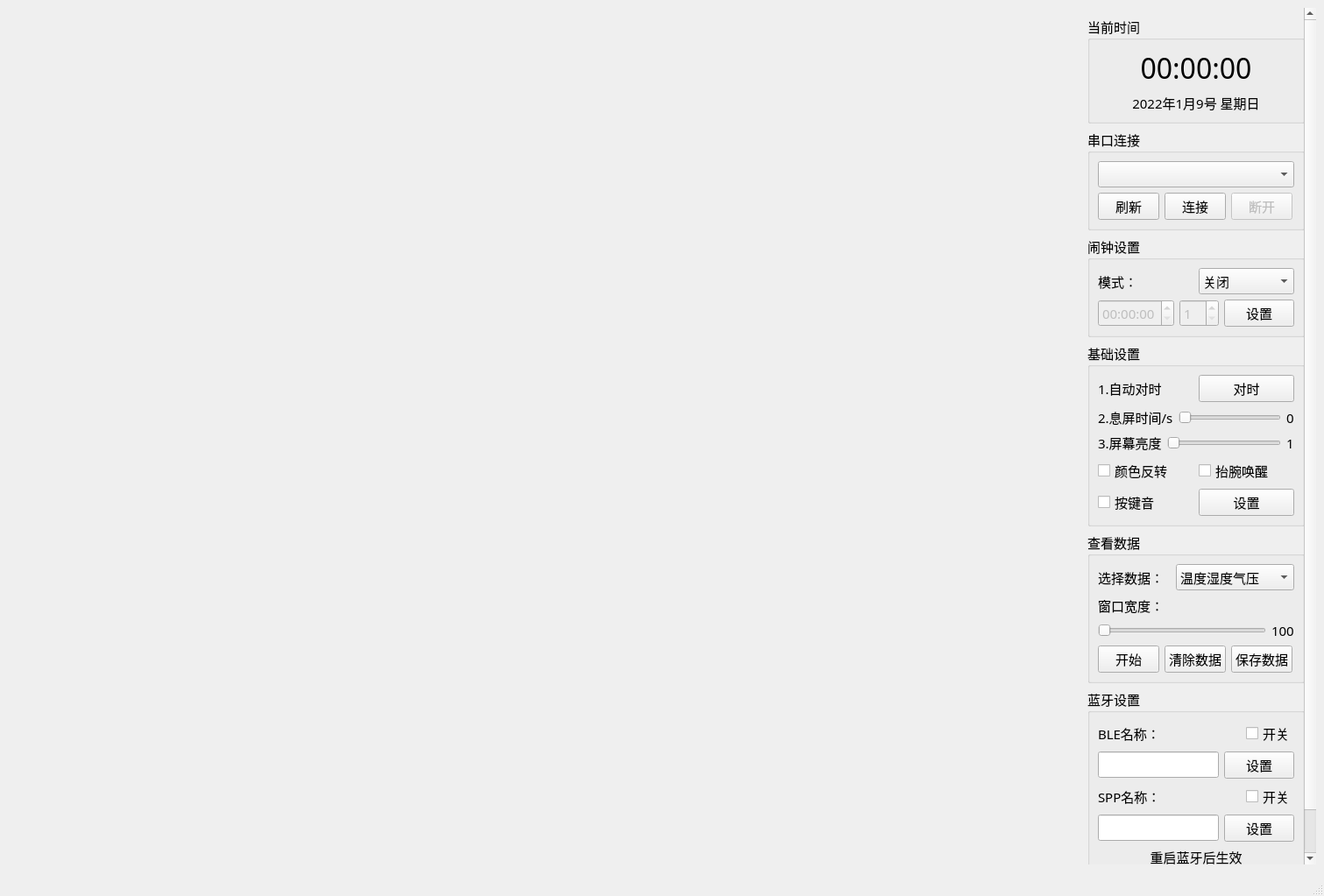
<?xml version="1.0" encoding="UTF-8"?>
<ui version="4.0">
 <class>MainWindow</class>
 <widget class="QMainWindow" name="MainWindow">
  <property name="geometry">
   <rect>
    <x>0</x>
    <y>0</y>
    <width>1511</width>
    <height>1023</height>
   </rect>
  </property>
  <property name="sizePolicy">
   <sizepolicy hsizetype="Fixed" vsizetype="Fixed">
    <horstretch>0</horstretch>
    <verstretch>0</verstretch>
   </sizepolicy>
  </property>
  <property name="minimumSize">
   <size>
    <width>1100</width>
    <height>800</height>
   </size>
  </property>
  <property name="font">
   <font>
    <family>微软雅黑</family>
    <pointsize>11</pointsize>
   </font>
  </property>
  <property name="windowTitle">
   <string>iWatch Monitor - by ZeekiChen</string>
  </property>
  <property name="windowIcon">
   <iconset>
    <normaloff>icon.ico</normaloff>icon.ico</iconset>
  </property>
  <property name="statusTip">
   <string/>
  </property>
  <property name="tabShape">
   <enum>QTabWidget::Rounded</enum>
  </property>
  <widget class="QWidget" name="centralwidget">
   <layout class="QHBoxLayout" name="horizontalLayout_4" stretch="1,0">
    <item>
     <layout class="QVBoxLayout" name="plotLayout_1"/>
    </item>
    <item>
     <widget class="QScrollArea" name="scrollArea">
      <property name="minimumSize">
       <size>
        <width>270</width>
        <height>0</height>
       </size>
      </property>
      <property name="frameShape">
       <enum>QFrame::NoFrame</enum>
      </property>
      <property name="horizontalScrollBarPolicy">
       <enum>Qt::ScrollBarAlwaysOff</enum>
      </property>
      <property name="widgetResizable">
       <bool>true</bool>
      </property>
      <widget class="QWidget" name="scrollAreaWidgetContents">
       <property name="geometry">
        <rect>
         <x>0</x>
         <y>0</y>
         <width>288</width>
         <height>980</height>
        </rect>
       </property>
       <layout class="QVBoxLayout" name="verticalLayout_7" stretch="0,0,0,0,0,0,1,0">
        <item>
         <widget class="QGroupBox" name="groupBox_3">
          <property name="title">
           <string>当前时间</string>
          </property>
          <layout class="QVBoxLayout" name="verticalLayout_4">
           <item>
            <widget class="QLabel" name="label_time">
             <property name="sizePolicy">
              <sizepolicy hsizetype="Preferred" vsizetype="Preferred">
               <horstretch>0</horstretch>
               <verstretch>0</verstretch>
              </sizepolicy>
             </property>
             <property name="font">
              <font>
               <family>微软雅黑</family>
               <pointsize>24</pointsize>
              </font>
             </property>
             <property name="text">
              <string>00:00:00</string>
             </property>
             <property name="alignment">
              <set>Qt::AlignCenter</set>
             </property>
            </widget>
           </item>
           <item>
            <widget class="QLabel" name="label_date">
             <property name="text">
              <string>2022年1月9号 星期日</string>
             </property>
             <property name="alignment">
              <set>Qt::AlignCenter</set>
             </property>
            </widget>
           </item>
          </layout>
         </widget>
        </item>
        <item>
         <widget class="QGroupBox" name="groupBox">
          <property name="title">
           <string>串口连接</string>
          </property>
          <layout class="QVBoxLayout" name="verticalLayout">
           <item>
            <widget class="QComboBox" name="comboBox_serialList">
             <property name="sizePolicy">
              <sizepolicy hsizetype="Expanding" vsizetype="Fixed">
               <horstretch>0</horstretch>
               <verstretch>0</verstretch>
              </sizepolicy>
             </property>
             <property name="maximumSize">
              <size>
               <width>250</width>
               <height>16777215</height>
              </size>
             </property>
            </widget>
           </item>
           <item>
            <layout class="QHBoxLayout" name="horizontalLayout">
             <item>
              <widget class="QPushButton" name="pushButton_refreshSerialList">
               <property name="maximumSize">
                <size>
                 <width>70</width>
                 <height>16777215</height>
                </size>
               </property>
               <property name="text">
                <string>刷新</string>
               </property>
              </widget>
             </item>
             <item>
              <widget class="QPushButton" name="pushButton_serialConnect">
               <property name="maximumSize">
                <size>
                 <width>70</width>
                 <height>16777215</height>
                </size>
               </property>
               <property name="text">
                <string>连接</string>
               </property>
              </widget>
             </item>
             <item>
              <widget class="QPushButton" name="pushButton_serialDisconnect">
               <property name="enabled">
                <bool>false</bool>
               </property>
               <property name="maximumSize">
                <size>
                 <width>70</width>
                 <height>16777215</height>
                </size>
               </property>
               <property name="text">
                <string>断开</string>
               </property>
              </widget>
             </item>
            </layout>
           </item>
          </layout>
         </widget>
        </item>
        <item>
         <widget class="QGroupBox" name="groupBox_2">
          <property name="title">
           <string>闹钟设置</string>
          </property>
          <layout class="QVBoxLayout" name="verticalLayout_2">
           <item>
            <layout class="QHBoxLayout" name="horizontalLayout_3">
             <item>
              <widget class="QLabel" name="label">
               <property name="text">
                <string>模式：</string>
               </property>
              </widget>
             </item>
             <item>
              <widget class="QComboBox" name="comboBox_alarmMode">
               <item>
                <property name="text">
                 <string>关闭</string>
                </property>
               </item>
               <item>
                <property name="text">
                 <string>单次</string>
                </property>
               </item>
               <item>
                <property name="text">
                 <string>每天</string>
                </property>
               </item>
               <item>
                <property name="text">
                 <string>工作日</string>
                </property>
               </item>
               <item>
                <property name="text">
                 <string>某一天</string>
                </property>
               </item>
              </widget>
             </item>
            </layout>
           </item>
           <item>
            <layout class="QHBoxLayout" name="horizontalLayout_2">
             <item>
              <widget class="QTimeEdit" name="timeEdit_alarmTime">
               <property name="enabled">
                <bool>false</bool>
               </property>
               <property name="currentSection">
                <enum>QDateTimeEdit::HourSection</enum>
               </property>
              </widget>
             </item>
             <item>
              <widget class="QSpinBox" name="spinBox_alarmDay">
               <property name="enabled">
                <bool>false</bool>
               </property>
               <property name="minimum">
                <number>1</number>
               </property>
               <property name="maximum">
                <number>31</number>
               </property>
              </widget>
             </item>
             <item>
              <widget class="QPushButton" name="pushButton_setAlarm">
               <property name="text">
                <string>设置</string>
               </property>
              </widget>
             </item>
            </layout>
           </item>
          </layout>
         </widget>
        </item>
        <item>
         <widget class="QGroupBox" name="groupBox_4">
          <property name="title">
           <string>基础设置</string>
          </property>
          <layout class="QVBoxLayout" name="verticalLayout_5">
           <item>
            <layout class="QHBoxLayout" name="horizontalLayout_5">
             <item>
              <widget class="QLabel" name="label_4">
               <property name="text">
                <string>1.自动对时</string>
               </property>
              </widget>
             </item>
             <item>
              <widget class="QPushButton" name="pushButton_setTime">
               <property name="text">
                <string>对时</string>
               </property>
              </widget>
             </item>
            </layout>
           </item>
           <item>
            <layout class="QHBoxLayout" name="horizontalLayout_6">
             <item>
              <widget class="QLabel" name="label_7">
               <property name="text">
                <string>2.息屏时间/s</string>
               </property>
              </widget>
             </item>
             <item>
              <widget class="QSlider" name="slider_screentime">
               <property name="maximum">
                <number>30</number>
               </property>
               <property name="orientation">
                <enum>Qt::Horizontal</enum>
               </property>
               <property name="tickPosition">
                <enum>QSlider::NoTicks</enum>
               </property>
               <property name="tickInterval">
                <number>0</number>
               </property>
              </widget>
             </item>
             <item>
              <widget class="QLabel" name="label_1">
               <property name="text">
                <string>0</string>
               </property>
              </widget>
             </item>
            </layout>
           </item>
           <item>
            <layout class="QHBoxLayout" name="horizontalLayout_7">
             <item>
              <widget class="QLabel" name="label_9">
               <property name="text">
                <string>3.屏幕亮度</string>
               </property>
              </widget>
             </item>
             <item>
              <widget class="QSlider" name="slider_brightness">
               <property name="minimum">
                <number>1</number>
               </property>
               <property name="maximum">
                <number>5</number>
               </property>
               <property name="orientation">
                <enum>Qt::Horizontal</enum>
               </property>
               <property name="tickPosition">
                <enum>QSlider::NoTicks</enum>
               </property>
               <property name="tickInterval">
                <number>1</number>
               </property>
              </widget>
             </item>
             <item>
              <widget class="QLabel" name="label_2">
               <property name="text">
                <string>1</string>
               </property>
              </widget>
             </item>
            </layout>
           </item>
           <item>
            <layout class="QGridLayout" name="gridLayout">
             <item row="0" column="1">
              <widget class="QCheckBox" name="checkBox_AWT">
               <property name="text">
                <string>抬腕唤醒</string>
               </property>
              </widget>
             </item>
             <item row="0" column="0">
              <widget class="QCheckBox" name="checkBox_inverse">
               <property name="text">
                <string>颜色反转</string>
               </property>
              </widget>
             </item>
             <item row="1" column="0">
              <widget class="QCheckBox" name="checkBox_keysound">
               <property name="text">
                <string>按键音</string>
               </property>
              </widget>
             </item>
             <item row="1" column="1">
              <widget class="QPushButton" name="pushButton_setConfig">
               <property name="text">
                <string>设置</string>
               </property>
              </widget>
             </item>
            </layout>
           </item>
          </layout>
         </widget>
        </item>
        <item>
         <widget class="QGroupBox" name="groupBox_5">
          <property name="title">
           <string>查看数据</string>
          </property>
          <layout class="QVBoxLayout" name="verticalLayout_9">
           <item>
            <layout class="QHBoxLayout" name="horizontalLayout_9">
             <item>
              <widget class="QLabel" name="label_3">
               <property name="text">
                <string>选择数据：</string>
               </property>
              </widget>
             </item>
             <item>
              <widget class="QComboBox" name="comboBox_dataSelect">
               <item>
                <property name="text">
                 <string>温度湿度气压</string>
                </property>
               </item>
               <item>
                <property name="text">
                 <string>加速度与角速度</string>
                </property>
               </item>
               <item>
                <property name="text">
                 <string>地磁</string>
                </property>
               </item>
               <item>
                <property name="text">
                 <string>当日步数</string>
                </property>
               </item>
              </widget>
             </item>
            </layout>
           </item>
           <item>
            <widget class="QLabel" name="label_5">
             <property name="text">
              <string>窗口宽度：</string>
             </property>
            </widget>
           </item>
           <item>
            <layout class="QHBoxLayout" name="horizontalLayout_8">
             <item>
              <widget class="QSlider" name="slider_windowWidth">
               <property name="minimum">
                <number>100</number>
               </property>
               <property name="maximum">
                <number>5000</number>
               </property>
               <property name="singleStep">
                <number>50</number>
               </property>
               <property name="pageStep">
                <number>50</number>
               </property>
               <property name="sliderPosition">
                <number>100</number>
               </property>
               <property name="tracking">
                <bool>true</bool>
               </property>
               <property name="orientation">
                <enum>Qt::Horizontal</enum>
               </property>
               <property name="invertedAppearance">
                <bool>false</bool>
               </property>
               <property name="tickPosition">
                <enum>QSlider::NoTicks</enum>
               </property>
               <property name="tickInterval">
                <number>0</number>
               </property>
              </widget>
             </item>
             <item>
              <widget class="QLabel" name="label_6">
               <property name="text">
                <string>100</string>
               </property>
              </widget>
             </item>
            </layout>
           </item>
           <item>
            <layout class="QHBoxLayout" name="horizontalLayout_10">
             <item>
              <widget class="QPushButton" name="pushButton_startOrPause">
               <property name="maximumSize">
                <size>
                 <width>70</width>
                 <height>16777215</height>
                </size>
               </property>
               <property name="text">
                <string>开始</string>
               </property>
              </widget>
             </item>
             <item>
              <widget class="QPushButton" name="pushButton_clearData">
               <property name="maximumSize">
                <size>
                 <width>70</width>
                 <height>16777215</height>
                </size>
               </property>
               <property name="text">
                <string>清除数据</string>
               </property>
              </widget>
             </item>
             <item>
              <widget class="QPushButton" name="pushButton_saveData">
               <property name="maximumSize">
                <size>
                 <width>70</width>
                 <height>16777215</height>
                </size>
               </property>
               <property name="text">
                <string>保存数据</string>
               </property>
              </widget>
             </item>
            </layout>
           </item>
          </layout>
         </widget>
        </item>
        <item>
         <widget class="QGroupBox" name="groupBox_6">
          <property name="title">
           <string>蓝牙设置</string>
          </property>
          <layout class="QVBoxLayout" name="verticalLayout_6">
           <item>
            <layout class="QHBoxLayout" name="horizontalLayout_13">
             <item>
              <widget class="QLabel" name="label_8">
               <property name="text">
                <string>BLE名称：</string>
               </property>
              </widget>
             </item>
             <item>
              <spacer name="horizontalSpacer_2">
               <property name="orientation">
                <enum>Qt::Horizontal</enum>
               </property>
               <property name="sizeHint" stdset="0">
                <size>
                 <width>40</width>
                 <height>20</height>
                </size>
               </property>
              </spacer>
             </item>
             <item>
              <widget class="QCheckBox" name="checkBox_BLEswitch">
               <property name="text">
                <string>开关</string>
               </property>
              </widget>
             </item>
            </layout>
           </item>
           <item>
            <layout class="QHBoxLayout" name="horizontalLayout_14" stretch="1,0">
             <item>
              <widget class="QLineEdit" name="lineEdit_BLEName"/>
             </item>
             <item>
              <widget class="QPushButton" name="pushButton_setBLE">
               <property name="text">
                <string>设置</string>
               </property>
              </widget>
             </item>
            </layout>
           </item>
           <item>
            <layout class="QHBoxLayout" name="horizontalLayout_11">
             <item>
              <widget class="QLabel" name="label_10">
               <property name="text">
                <string>SPP名称：</string>
               </property>
              </widget>
             </item>
             <item>
              <spacer name="horizontalSpacer">
               <property name="orientation">
                <enum>Qt::Horizontal</enum>
               </property>
               <property name="sizeHint" stdset="0">
                <size>
                 <width>40</width>
                 <height>20</height>
                </size>
               </property>
              </spacer>
             </item>
             <item>
              <widget class="QCheckBox" name="checkBox_SPPswitch">
               <property name="text">
                <string>开关</string>
               </property>
              </widget>
             </item>
            </layout>
           </item>
           <item>
            <layout class="QHBoxLayout" name="horizontalLayout_12" stretch="1,0">
             <item>
              <widget class="QLineEdit" name="lineEdit_SPPName"/>
             </item>
             <item>
              <widget class="QPushButton" name="pushButton_setSPP">
               <property name="text">
                <string>设置</string>
               </property>
              </widget>
             </item>
            </layout>
           </item>
           <item>
            <widget class="QLabel" name="label_11">
             <property name="font">
              <font>
               <family>微软雅黑</family>
               <pointsize>11</pointsize>
              </font>
             </property>
             <property name="text">
              <string>重启蓝牙后生效</string>
             </property>
             <property name="alignment">
              <set>Qt::AlignCenter</set>
             </property>
            </widget>
           </item>
          </layout>
         </widget>
        </item>
        <item>
         <spacer name="verticalSpacer">
          <property name="orientation">
           <enum>Qt::Vertical</enum>
          </property>
          <property name="sizeHint" stdset="0">
           <size>
            <width>198</width>
            <height>58</height>
           </size>
          </property>
         </spacer>
        </item>
        <item>
         <widget class="QLabel" name="label_12">
          <property name="text">
           <string>b站泽凯陈，UID:8973287</string>
          </property>
          <property name="alignment">
           <set>Qt::AlignRight|Qt::AlignTrailing|Qt::AlignVCenter</set>
          </property>
         </widget>
        </item>
       </layout>
      </widget>
     </widget>
    </item>
   </layout>
  </widget>
  <widget class="QStatusBar" name="statusBar"/>
 </widget>
 <resources/>
 <connections>
  <connection>
   <sender>pushButton_serialConnect</sender>
   <signal>clicked()</signal>
   <receiver>MainWindow</receiver>
   <slot>serialConnect()</slot>
   <hints>
    <hint type="sourcelabel">
     <x>1257</x>
     <y>213</y>
    </hint>
    <hint type="destinationlabel">
     <x>687</x>
     <y>152</y>
    </hint>
   </hints>
  </connection>
  <connection>
   <sender>pushButton_refreshSerialList</sender>
   <signal>clicked()</signal>
   <receiver>MainWindow</receiver>
   <slot>refreshSerialList()</slot>
   <hints>
    <hint type="sourcelabel">
     <x>1175</x>
     <y>213</y>
    </hint>
    <hint type="destinationlabel">
     <x>665</x>
     <y>205</y>
    </hint>
   </hints>
  </connection>
  <connection>
   <sender>pushButton_serialDisconnect</sender>
   <signal>clicked()</signal>
   <receiver>MainWindow</receiver>
   <slot>serialDisconnect()</slot>
   <hints>
    <hint type="sourcelabel">
     <x>1339</x>
     <y>213</y>
    </hint>
    <hint type="destinationlabel">
     <x>780</x>
     <y>115</y>
    </hint>
   </hints>
  </connection>
  <connection>
   <sender>comboBox_dataSelect</sender>
   <signal>currentIndexChanged(int)</signal>
   <receiver>MainWindow</receiver>
   <slot>setPlotDisplay()</slot>
   <hints>
    <hint type="sourcelabel">
     <x>1347</x>
     <y>775</y>
    </hint>
    <hint type="destinationlabel">
     <x>810</x>
     <y>756</y>
    </hint>
   </hints>
  </connection>
  <connection>
   <sender>slider_screentime</sender>
   <signal>sliderMoved(int)</signal>
   <receiver>label_1</receiver>
   <slot>setNum(int)</slot>
   <hints>
    <hint type="sourcelabel">
     <x>1332</x>
     <y>429</y>
    </hint>
    <hint type="destinationlabel">
     <x>1347</x>
     <y>429</y>
    </hint>
   </hints>
  </connection>
  <connection>
   <sender>slider_brightness</sender>
   <signal>sliderMoved(int)</signal>
   <receiver>label_2</receiver>
   <slot>setNum(int)</slot>
   <hints>
    <hint type="sourcelabel">
     <x>1332</x>
     <y>459</y>
    </hint>
    <hint type="destinationlabel">
     <x>1347</x>
     <y>459</y>
    </hint>
   </hints>
  </connection>
  <connection>
   <sender>pushButton_setAlarm</sender>
   <signal>clicked()</signal>
   <receiver>MainWindow</receiver>
   <slot>serialSendCmd()</slot>
   <hints>
    <hint type="sourcelabel">
     <x>1347</x>
     <y>323</y>
    </hint>
    <hint type="destinationlabel">
     <x>542</x>
     <y>649</y>
    </hint>
   </hints>
  </connection>
  <connection>
   <sender>pushButton_setTime</sender>
   <signal>clicked()</signal>
   <receiver>MainWindow</receiver>
   <slot>serialSendCmd()</slot>
   <hints>
    <hint type="sourcelabel">
     <x>1347</x>
     <y>399</y>
    </hint>
    <hint type="destinationlabel">
     <x>542</x>
     <y>613</y>
    </hint>
   </hints>
  </connection>
  <connection>
   <sender>pushButton_setConfig</sender>
   <signal>clicked()</signal>
   <receiver>MainWindow</receiver>
   <slot>serialSendCmd()</slot>
   <hints>
    <hint type="sourcelabel">
     <x>1347</x>
     <y>525</y>
    </hint>
    <hint type="destinationlabel">
     <x>539</x>
     <y>576</y>
    </hint>
   </hints>
  </connection>
  <connection>
   <sender>comboBox_alarmMode</sender>
   <signal>currentIndexChanged(int)</signal>
   <receiver>MainWindow</receiver>
   <slot>setAlarmMode()</slot>
   <hints>
    <hint type="sourcelabel">
     <x>1347</x>
     <y>287</y>
    </hint>
    <hint type="destinationlabel">
     <x>694</x>
     <y>489</y>
    </hint>
   </hints>
  </connection>
  <connection>
   <sender>pushButton_clearData</sender>
   <signal>clicked()</signal>
   <receiver>MainWindow</receiver>
   <slot>dataClear()</slot>
   <hints>
    <hint type="sourcelabel">
     <x>1257</x>
     <y>867</y>
    </hint>
    <hint type="destinationlabel">
     <x>594</x>
     <y>731</y>
    </hint>
   </hints>
  </connection>
  <connection>
   <sender>pushButton_saveData</sender>
   <signal>clicked()</signal>
   <receiver>MainWindow</receiver>
   <slot>dataSave()</slot>
   <hints>
    <hint type="sourcelabel">
     <x>1339</x>
     <y>867</y>
    </hint>
    <hint type="destinationlabel">
     <x>961</x>
     <y>771</y>
    </hint>
   </hints>
  </connection>
  <connection>
   <sender>pushButton_startOrPause</sender>
   <signal>clicked()</signal>
   <receiver>MainWindow</receiver>
   <slot>serialSendCmd()</slot>
   <hints>
    <hint type="sourcelabel">
     <x>1175</x>
     <y>867</y>
    </hint>
    <hint type="destinationlabel">
     <x>542</x>
     <y>687</y>
    </hint>
   </hints>
  </connection>
  <connection>
   <sender>comboBox_dataSelect</sender>
   <signal>currentIndexChanged(int)</signal>
   <receiver>MainWindow</receiver>
   <slot>serialSendCmd()</slot>
   <hints>
    <hint type="sourcelabel">
     <x>1347</x>
     <y>775</y>
    </hint>
    <hint type="destinationlabel">
     <x>432</x>
     <y>738</y>
    </hint>
   </hints>
  </connection>
  <connection>
   <sender>slider_windowWidth</sender>
   <signal>valueChanged(int)</signal>
   <receiver>label_6</receiver>
   <slot>setNum(int)</slot>
   <hints>
    <hint type="sourcelabel">
     <x>1314</x>
     <y>831</y>
    </hint>
    <hint type="destinationlabel">
     <x>1347</x>
     <y>831</y>
    </hint>
   </hints>
  </connection>
  <connection>
   <sender>slider_windowWidth</sender>
   <signal>sliderReleased()</signal>
   <receiver>MainWindow</receiver>
   <slot>setWindowWidth()</slot>
   <hints>
    <hint type="sourcelabel">
     <x>1314</x>
     <y>831</y>
    </hint>
    <hint type="destinationlabel">
     <x>506</x>
     <y>766</y>
    </hint>
   </hints>
  </connection>
  <connection>
   <sender>pushButton_setBLE</sender>
   <signal>clicked()</signal>
   <receiver>MainWindow</receiver>
   <slot>serialSendCmd()</slot>
   <hints>
    <hint type="sourcelabel">
     <x>1304</x>
     <y>620</y>
    </hint>
    <hint type="destinationlabel">
     <x>571</x>
     <y>956</y>
    </hint>
   </hints>
  </connection>
  <connection>
   <sender>pushButton_setSPP</sender>
   <signal>clicked()</signal>
   <receiver>MainWindow</receiver>
   <slot>serialSendCmd()</slot>
   <hints>
    <hint type="sourcelabel">
     <x>1329</x>
     <y>689</y>
    </hint>
    <hint type="destinationlabel">
     <x>623</x>
     <y>911</y>
    </hint>
   </hints>
  </connection>
  <connection>
   <sender>checkBox_BLEswitch</sender>
   <signal>released()</signal>
   <receiver>MainWindow</receiver>
   <slot>serialSendCmd()</slot>
   <hints>
    <hint type="sourcelabel">
     <x>1317</x>
     <y>582</y>
    </hint>
    <hint type="destinationlabel">
     <x>706</x>
     <y>861</y>
    </hint>
   </hints>
  </connection>
  <connection>
   <sender>checkBox_SPPswitch</sender>
   <signal>released()</signal>
   <receiver>MainWindow</receiver>
   <slot>serialSendCmd()</slot>
   <hints>
    <hint type="sourcelabel">
     <x>1322</x>
     <y>655</y>
    </hint>
    <hint type="destinationlabel">
     <x>794</x>
     <y>825</y>
    </hint>
   </hints>
  </connection>
 </connections>
 <slots>
  <slot>refreshSerialList()</slot>
  <slot>serialConnect()</slot>
  <slot>serialDisconnect()</slot>
  <slot>setPlotDisplay()</slot>
  <slot>serialSendCmd()</slot>
  <slot>setAlarmMode()</slot>
  <slot>dataClear()</slot>
  <slot>dataSave()</slot>
  <slot>setWindowWidth()</slot>
 </slots>
</ui>
